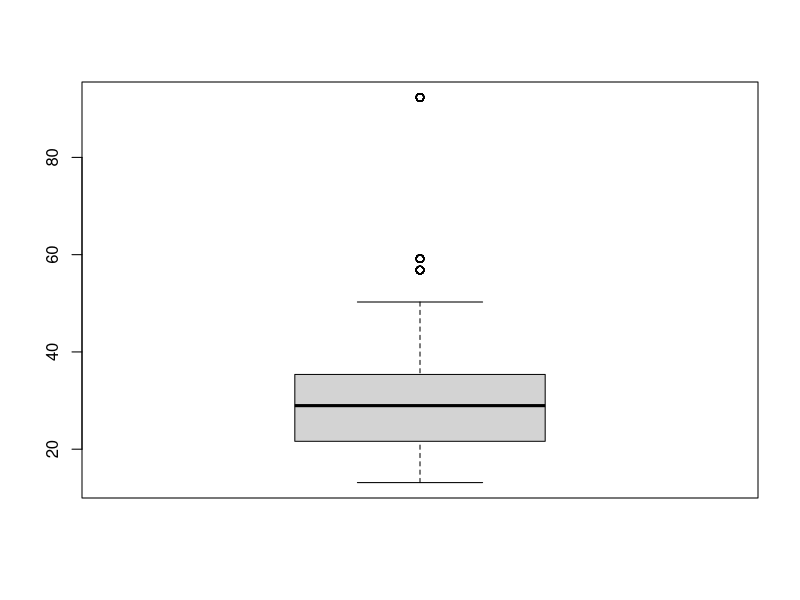

This chart was generated by the following R code: (Note: this script raises an error after producing the figure.)
###########################################################################################
# Linear mixed models for clustered longitudinal data of cisplatin
# Note:
# 1. Baseline TV (TV0) is not used as a covariate, but another measure of the outcome
###########################################################################################
rm(list=ls())
library(nlme)
library(lattice)

###########################################################################################
#--read in data, draw growth curves
###########################################################################################
CisplatinDS<-read.table('CisplatinDataSet.txt', head=T)
logTV<-log(CisplatinDS$TV+1)
boxplot(CisplatinDS$ERCC1FPKM)
CisplatinDS<-data.frame(CisplatinDS, logTV)
CisplatinDS <- within(CisplatinDS, Treatment <- relevel(Treatment, ref = 'Vehicle'))
CisplatinDS.Vehicle<-subset(CisplatinDS,CisplatinDS$Treatment == 'Vehicle')
CisplatinDS.Cisplatin<-subset(CisplatinDS,CisplatinDS$Treatment == 'Cisplatin')
CisplatinDS.GA<-subset(CisplatinDS,CisplatinDS$CancerType == 'GA')
CisplatinDS.ES<-subset(CisplatinDS,CisplatinDS$CancerType == 'ES')
CisplatinDS.LU<-subset(CisplatinDS,CisplatinDS$CancerType == 'LU')
pdf(file='GrowthCurves.pdf')
xyplot(logTV~Day|PDX, groups=Mouse, type='l', data=CisplatinDS.Vehicle, main='Vehicle', as.table=TRUE, index.cond=list(unique(CisplatinDS.Vehicle$PDX)), ylim=c(4,8.5), ylab=expression(paste('log(TV (mm'^'3', '))', sep='')))
xyplot(logTV~Day|PDX, groups=Mouse, type='l', data=CisplatinDS.Cisplatin, main='Cisplatin', as.table=TRUE, index.cond=list(unique(CisplatinDS.Cisplatin$PDX)), ylim=c(4,8.5),ylab=expression(paste('log(TV (mm'^'3', '))', sep='')))
dev.off()

###########################################################################################
#--build models
#--step1: fit a model with a loaded 'mean' structure
###########################################################################################
model1.fit<-lme(logTV ~ Day + ERCC1FPKM + CancerType + Treatment + Day:ERCC1FPKM + Day:CancerType + Day:Treatment + Day:Treatment:ERCC1FPKM + Day:CancerType:Treatment, 
				random = list(PDX = ~Day, Mouse = ~1), data=CisplatinDS, method='REML')
summary(model1.fit)
intervals(model1.fit)
random.effects(model1.fit)
model2.fit<-lme(logTV ~ Day + Day:Treatment, 
				random = list(PDX = ~Day, Mouse = ~Day), data=CisplatinDS, method='ML')
model3.fit<-lme(logTV ~ Day + Treatment + Day:Treatment, 
				random = list(PDX = ~Day, Mouse = ~Day), data=CisplatinDS, method='ML')
anova(model2.fit,model3.fit)				
model2.fit<-lme(logTV ~ Day + Day:Treatment, 
				random = list(PDX = ~Day, Mouse = ~Day), data=CisplatinDS, method='REML')
				
				

###########################################################################################
#--step2: select a structure for the random effects (model1 vs model1A)
###########################################################################################
#--model1A is specified by omitting the random mouse effects from Model 1.
model1A.fit<-lme(logTV ~ Day + ERCC1FPKM + CancerType + Treatment + Day:ERCC1FPKM + Day:CancerType + Day:Treatment, 
				random = list(PDX = ~Day), data=CisplatinDS, method='REML')
summary(model1A.fit)
#--compare model1 and model1A: the p-value must be divided by 2, smaller AIC is better, here model1 is better
anova(model1.fit, model1A.fit)

###########################################################################################
#--step3: select a covariance structure for the residuals
###########################################################################################
model2A.fit<-lme(logTV ~ Day + ERCC1FPKM + CancerType + Treatment + Day:ERCC1FPKM + Day:CancerType + Day:Treatment, 
				random = list(PDX = ~Day, Mouse = ~1), 
				corr=corCompSymm(0.5, form=~1|PDX/Mouse),
				weights=varIdent(form=~1|Day),
				data=CisplatinDS, method='REML')
summary(model2A.fit) #does not converge

model2B.fit<-lme(logTV ~ Day + ERCC1FPKM + CancerType + Treatment + Day:ERCC1FPKM + Day:CancerType + Day:Treatment, 
				random = list(PDX = ~Day, Mouse = ~1), 
				corr=corCompSymm(0.5, form=~1|PDX/Mouse),
				data=CisplatinDS, method='REML')
summary(model2B.fit) #converge
intervals(model2B.fit)
anova(model1.fit, model2B.fit) #no differece, keep the loaded model1


model2C.fit<-lme(logTV ~ Day + ERCC1FPKM + CancerType + Treatment + Day:ERCC1FPKM + Day:CancerType + Day:Treatment, 
				random = list(PDX = ~Day, Mouse = ~1), 
				weights=varIdent(form=~1|Day),
				data=CisplatinDS, method='REML')
summary(model2C.fit) #does not converge

###########################################################################################
#--step4: reduce the model by removing nonsignificant fixed effects
###########################################################################################
#--first refit by ML
model1.ml.fit<-lme(logTV ~ Day + ERCC1FPKM + CancerType + Treatment + Day:ERCC1FPKM + Day:CancerType + Day:Treatment, 
				random = list(PDX = ~Day, Mouse = ~1), data=CisplatinDS, method='ML')
summary(model1.ml.fit)
intervals(model1.fit)

#--refit by removing non-significant fixed effect of the two-way interactions, also by ML
model3.ml.fit<-lme(logTV ~ Day + ERCC1FPKM + CancerType + Treatment + Day:CancerType + Day:Treatment, 
				random = list(PDX = ~Day, Mouse = ~1), data=CisplatinDS, method='ML')
summary(model3.ml.fit)
anova(model1.ml.fit,model3.ml.fit) #no difference, so we keep the simpler model model3

#--final fitting
model3.fit<-lme(logTV ~ Day + ERCC1FPKM + CancerType + Treatment + Day:CancerType + Day:Treatment, 
				random = list(PDX = ~Day, Mouse = ~1), data=CisplatinDS, method='REML')
summary(model3.fit)
intervals(model3.fit)
random.effects(model3.fit)


###########################################################################################
#model diagnostic
###########################################################################################
model.fit<-model3.fit

pdf(file='Diagnostics.pdf')
#--get standardized residuals
plot(model.fit, resid(., type="p")~fitted(.), xlab="Predicted value", ylab="Residual", abline=0, cex=0.2)

#--get qq plot
qqnorm(model.fit, ~resid(.)) #layout=c(2,1), aspect = 2, id = 0.05) 
qqnorm(model.fit, ~ranef(.,level=1), layout=c(1,2), aspect = 1, id = 0.05)
plot(model.fit, logTV~fitted(.)|factor(PDX), xlab="Predicted value", ylab="logTV", abline=c(0,1), cex=0.2)

dev.off()

###########################################################################################
#--refit after removing ES0214, ES0204 and LU1204
###########################################################################################
CisplatinDS2<-CisplatinDS[(CisplatinDS$PDX != 'ES0214' & CisplatinDS$PDX != 'LU1204' & CisplatinDS$PDX != 'ES0204'),]
model3A.fit<-lme(logTV ~ Day + ERCC1FPKM + CancerType + Treatment + Day:CancerType + Day:Treatment, 
				random = list(PDX = ~Day, Mouse = ~1), data=CisplatinDS2, method='REML')
summary(model3A.fit)
intervals(model3A.fit)
#random.effects(model3A.fit)

model.fit<-model3A.fit
pdf(file='Diagnostics2.pdf')
#--get standardized residuals
plot(model.fit, resid(., type="p")~fitted(.), xlab="Predicted value", ylab="Residual", abline=0, cex=0.2)

#--get qq plot
qqnorm(model.fit, ~resid(.)) #layout=c(2,1), aspect = 2, id = 0.05) 
qqnorm(model.fit, ~ranef(.,level=1), layout=c(1,2), aspect = 1, id = 0.05)
plot(model.fit, logTV~fitted(.)|factor(PDX), xlab="Predicted value", ylab="logTV", abline=c(0,1), cex=0.2)

dev.off()